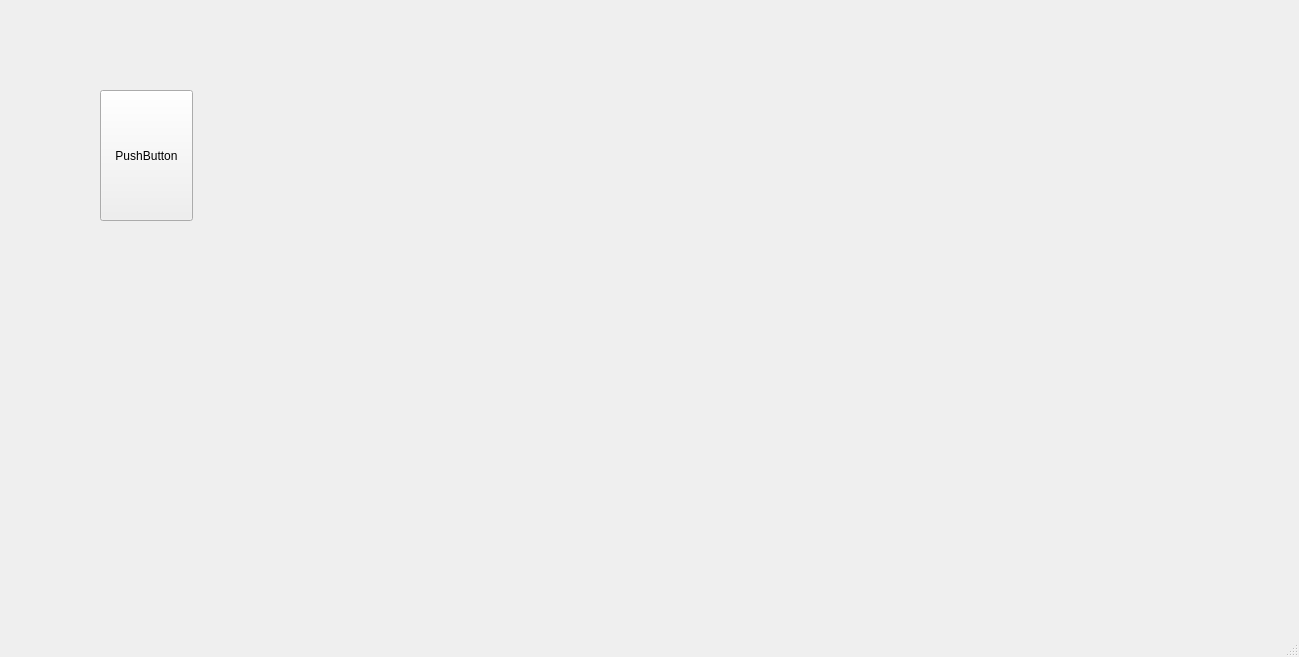
<?xml version="1.0" encoding="UTF-8"?>
<ui version="4.0">
 <class>MainWindow</class>
 <widget class="QMainWindow" name="MainWindow">
  <property name="geometry">
   <rect>
    <x>0</x>
    <y>0</y>
    <width>1299</width>
    <height>657</height>
   </rect>
  </property>
  <property name="windowTitle">
   <string>MainWindow</string>
  </property>
  <widget class="QWidget" name="centralwidget">
   <widget class="QPushButton" name="pushButton">
    <property name="geometry">
     <rect>
      <x>100</x>
      <y>90</y>
      <width>93</width>
      <height>131</height>
     </rect>
    </property>
    <property name="text">
     <string>PushButton</string>
    </property>
   </widget>
  </widget>
  <widget class="QMenuBar" name="menubar">
   <property name="geometry">
    <rect>
     <x>0</x>
     <y>0</y>
     <width>1299</width>
     <height>26</height>
    </rect>
   </property>
  </widget>
  <widget class="QStatusBar" name="statusbar"/>
 </widget>
 <resources/>
 <connections/>
</ui>
